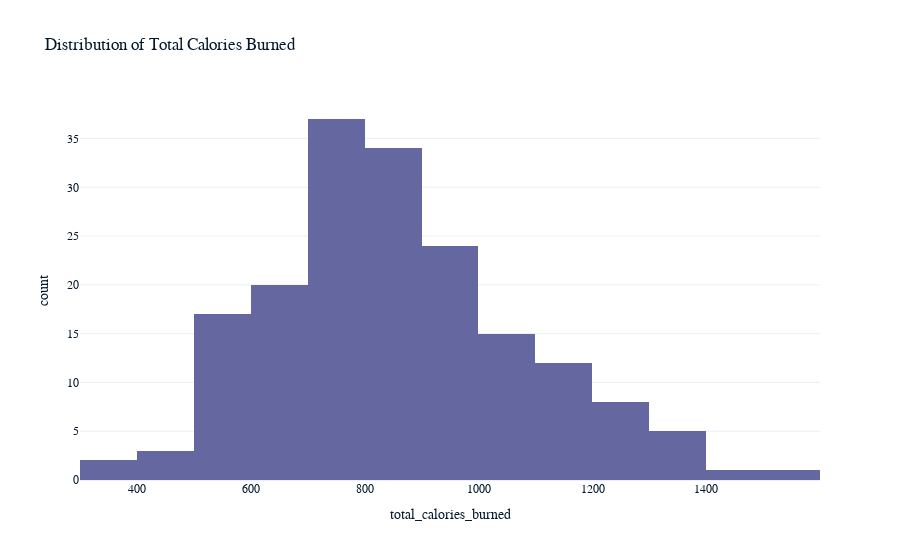

The notebook cell this image was saved under:
### Code cell
# Create a histogram of the total calories burned
fig = px.histogram(fitness_data, x='total_calories_burned', title='Distribution of Total Calories Burned')
fig.show()

### Figure 1 — Plotly figure (JSON) as saved in the notebook; plotly's stock layout.template omitted (floating-point values rounded to 4 significant figures; data arrays with more than 128 entries replaced by an {"elided": "..."} marker saying what was removed)
{"data": [{"alignmentgroup": "True", "bingroup": "x", "hovertemplate": "total_calories_burned=%{x}<br>count=%{y}<extra></extra>", "legendgroup": "", "marker": {"color": "#6568a0", "pattern": {"shape": ""}}, "name": "", "offsetgroup": "", "orientation": "v", "showlegend": false, "x": {"elided": "185 int values"}, "xaxis": "x", "yaxis": "y", "type": "histogram"}], "layout": {"xaxis": {"anchor": "y", "domain": [0, 1], "title": {"text": "total_calories_burned"}}, "yaxis": {"anchor": "x", "domain": [0, 1], "title": {"text": "count"}}, "legend": {"tracegroupgap": 0}, "title": {"text": "Distribution of Total Calories Burned"}, "barmode": "relative"}}
